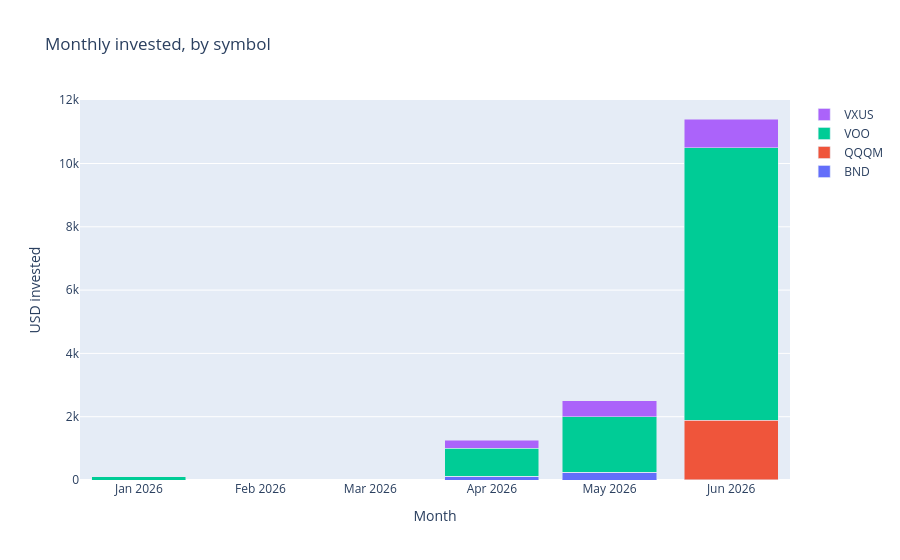

The notebook cell this image was saved under:
### Code cell
visualization.plot_monthly_invested(monthly).show()

### Figure 1 — Plotly figure (JSON) as saved in the notebook; plotly's stock layout.template omitted (floating-point values rounded to 4 significant figures)
{"data": [{"name": "BND", "type": "bar", "x": ["2026-01", "2026-04", "2026-05", "2026-06"], "y": [0.0, 125.0, 250.3, 0.8783]}, {"name": "QQQM", "type": "bar", "x": ["2026-01", "2026-04", "2026-05", "2026-06"], "y": [0.0, 0.0, 0.0, 1890.0]}, {"name": "VOO", "type": "bar", "x": ["2026-01", "2026-04", "2026-05", "2026-06"], "y": [96.06, 875.0, 1750.0, 8613.0]}, {"name": "VXUS", "type": "bar", "x": ["2026-01", "2026-04", "2026-05", "2026-06"], "y": [0.0, 250.0, 500.0, 902.4]}], "layout": {"barmode": "stack", "title": {"text": "Monthly invested, by symbol"}, "xaxis": {"title": {"text": "Month"}}, "yaxis": {"title": {"text": "USD invested"}}}}
